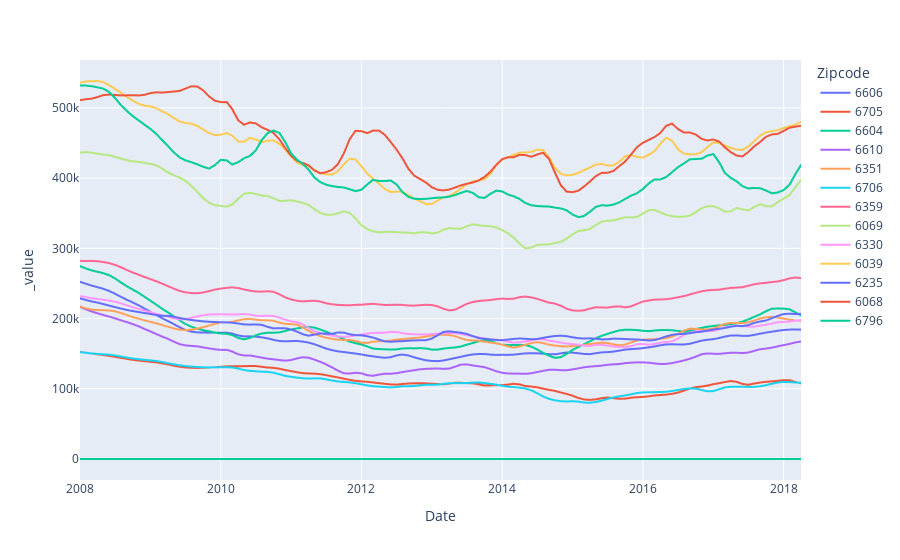

The notebook cell saved with this chart:
### Markdown cell above
Our final dataframe includes 13 zipcodes.

### Code cell
px.line(df, color='Zipcode')
